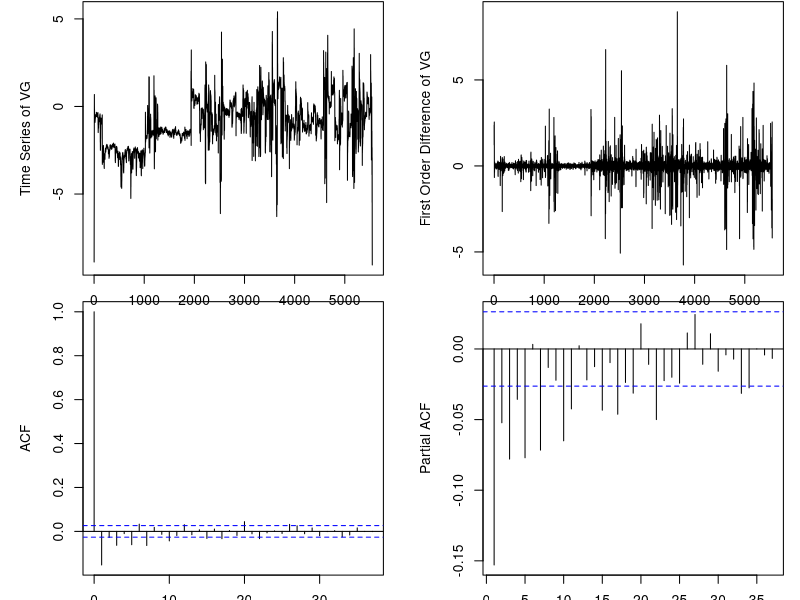

This figure's R source:
## ---- chunk 1
vg_cal <- function(x) {
  VGx <- data.frame()
  for (i in 1:nrow(x)) {
    ng <- x[i, 3]; t2c <- x[i, 2]; igv <- x[i, 4]
    ngc <- ng/sqrt((t2c+273.15)/288.15)
  if (t2c < 23.8) { vg <- igv + 0.862*ngc - 112.470 }
  if (t2c >= 23.8 & t2c <= 37.7) { vg <- igv + (0.862*ngc - 112.5) + (1.005*ngc - 71.408)*(t2c - 23.889)/13.9 }
  if (t2c > 37.7) { vg <- igv + 1.439*ngc - 150.898 }
  if(vg > 9.999) { vg <- NA }
  if(vg < -9.999) { vg <- NA }
  VGx <- rbind(VGx, vg)
  }
  VGx <- VGx[complete.cases(VGx), ]
  return(VGx)
}
## ---- chunk 2
par(mar=c(1.5,5,.1,1));par(mfrow=c(2, 2))
x <- read.csv("810962-1624-LEFT-example-rted.csv"); VG <- ts(vg_cal(x)); xd <- diff(VG)
plot(VG,ylab="Time Series of VG");plot(xd,ylab="First Order Difference of VG");acf(xd); pacf(xd)
## ---- chunk 3
arimaFit <- arima(xd,order=c(12,0,4),optim.method="Nelder-Mead")
## ---- chunk 4
tab_coef <- data.frame(); rownames(tab_coef[1:2, ]) <- c("coef_names", "coef_calculated") 
for (k in 1:16) {
  tab_coef[1, k] <- paste("Coefficient_", k, sep="")
  tab_coef[2, k] <- format(as.numeric(arimaFit$coef[k]), scientific=T, digits=6)
}
tab_colNames <- c("Coef_AR1", "Coef_AR2", "Coef_AR3", "Coef_AR4", "Coef_AR5", "Coef_AR6", 
                  "Coef_AR7", "Coef_AR8", "Coef_AR9", "Coef_AR10", "Coef_AR11", "Coef_AR12", 
                  "Coef_MA1", "Coef_MA2", "Coef_MA3", "Coef_MA4")
knitr::kable(tab_coef[2, 1:6], col.names=tab_colNames[1:6], row.names=F) 
knitr::kable(tab_coef[2, 7:12], col.names=tab_colNames[7:12], row.names=F)
knitr::kable(tab_coef[2, 13:16], col.names=tab_colNames[13:16], row.names=F)
## ---- chunk 5
Coef_training <- c(0.240, 5.348, 5.967, 9.755, -2.721, 4.616, 5.575, -0.447, 2.163, 
                   2.471, 13.484, 0.792, 11.931, 5.831, -2.100, 4.201, -5.785)
p <- Coef_training[1]
for (i in 1:16) {
  p <- p + as.numeric(Coef_training[i + 1]) * as.numeric(tab_coef["coef_calculated", i])
}
if ((p <- format(p, digits=2)) > 0.5) {
  cat("**WARNING: COMPRESSOR STALL IN NEXT FLIGHT  **","($\\hat p_{ecs}=",p,"$)",sep="")
} else {
  cat("**CLEAR: NORMAL CAUTION APPLY IN NEXT FLIGHT  **","($\\hat p_{ecs}=",p,"$)",sep="")
}
